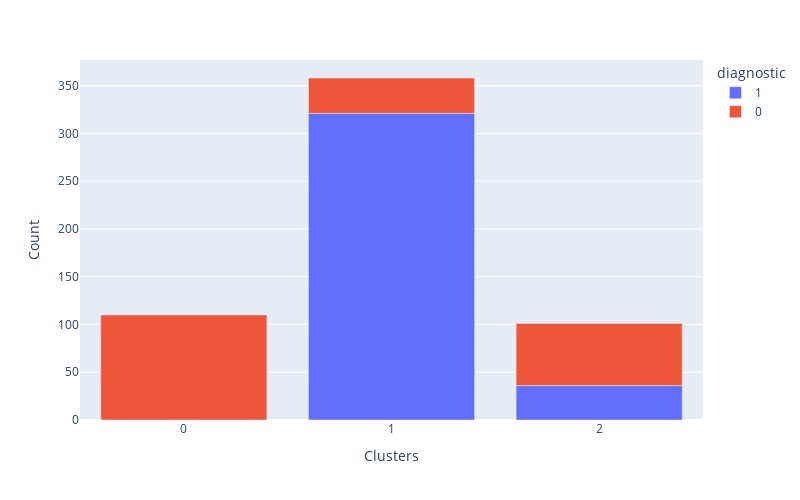
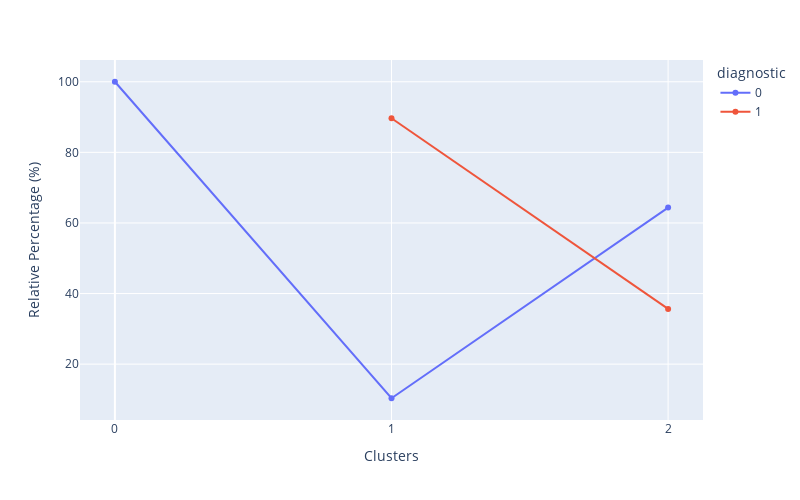

The code cell stored with these charts, in order, in its notebook:
### Markdown cell above
### Clusters distribution across Diagnostic levels & Relative Percentage of Diagnostic in each cluster

This analysis shows the Cluster's distribution across Diagnostic. This information is revealed in the previous table, but now we can make it more visual to stakeholders. It has 2 plots:

* The first is a bar plot, in the x-axis the clusters, the bar length is how many data points are in that cluster and is coloured by the level of diagnosis (where 0 is malignant, 1 is benign).
* The second plot gives a complementary vision to the first. In the first, we saw the absolute values (the counts). Now we see the relative (the percentage).

### Code cell
### Clusters distribution across Diagnostic levels & Relative Percentage of Diagnostic in each cluster

df_cluster_vs_diagnostic = df_diagnostic.copy()
df_cluster_vs_diagnostic['Clusters'] = X['Clusters']
#df_cluster_vs_diagnostic.info()
cluster_distribution_per_variable(df=df_cluster_vs_diagnostic, target='diagnostic')

### Figure 1 — Plotly figure (JSON) as saved in the notebook; plotly's stock layout.template omitted (floating-point values rounded to 4 significant figures)
{"data": [{"alignmentgroup": "True", "hovertemplate": "diagnostic=1<br>Clusters=%{x}<br>Count=%{y}<extra></extra>", "legendgroup": "1", "marker": {"color": "#636efa", "pattern": {"shape": ""}}, "name": "1", "offsetgroup": "1", "orientation": "v", "showlegend": true, "textposition": "auto", "type": "bar", "x": [1, 2], "xaxis": "x", "y": [321, 36], "yaxis": "y"}, {"alignmentgroup": "True", "hovertemplate": "diagnostic=0<br>Clusters=%{x}<br>Count=%{y}<extra></extra>", "legendgroup": "0", "marker": {"color": "#EF553B", "pattern": {"shape": ""}}, "name": "0", "offsetgroup": "0", "orientation": "v", "showlegend": true, "textposition": "auto", "type": "bar", "x": [0, 2, 1], "xaxis": "x", "y": [110, 65, 37], "yaxis": "y"}], "layout": {"barmode": "relative", "height": 500, "legend": {"title": {"text": "diagnostic"}, "tracegroupgap": 0}, "margin": {"t": 60}, "width": 800, "xaxis": {"anchor": "y", "domain": [0, 1], "tickmode": "array", "tickvals": [0, 2, 1], "title": {"text": "Clusters"}}, "yaxis": {"anchor": "x", "domain": [0, 1], "title": {"text": "Count"}}}}

### Figure 2 — Plotly figure (JSON) as saved in the notebook; plotly's stock layout.template omitted (floating-point values rounded to 4 significant figures)
{"data": [{"hovertemplate": "diagnostic=0<br>Clusters=%{x}<br>Relative Percentage (%)=%{y}<extra></extra>", "legendgroup": "0", "line": {"color": "#636efa", "dash": "solid"}, "marker": {"symbol": "circle"}, "mode": "markers+lines", "name": "0", "orientation": "v", "showlegend": true, "type": "scatter", "x": [0, 1, 2], "xaxis": "x", "y": [100, 10.34, 64.36], "yaxis": "y"}, {"hovertemplate": "diagnostic=1<br>Clusters=%{x}<br>Relative Percentage (%)=%{y}<extra></extra>", "legendgroup": "1", "line": {"color": "#EF553B", "dash": "solid"}, "marker": {"symbol": "circle"}, "mode": "markers+lines", "name": "1", "orientation": "v", "showlegend": true, "type": "scatter", "x": [1, 2], "xaxis": "x", "y": [89.66, 35.64], "yaxis": "y"}], "layout": {"height": 500, "legend": {"title": {"text": "diagnostic"}, "tracegroupgap": 0}, "margin": {"t": 60}, "width": 800, "xaxis": {"anchor": "y", "domain": [0, 1], "tickmode": "array", "tickvals": [0, 2, 1], "title": {"text": "Clusters"}}, "yaxis": {"anchor": "x", "domain": [0, 1], "title": {"text": "Relative Percentage (%)"}}}}
